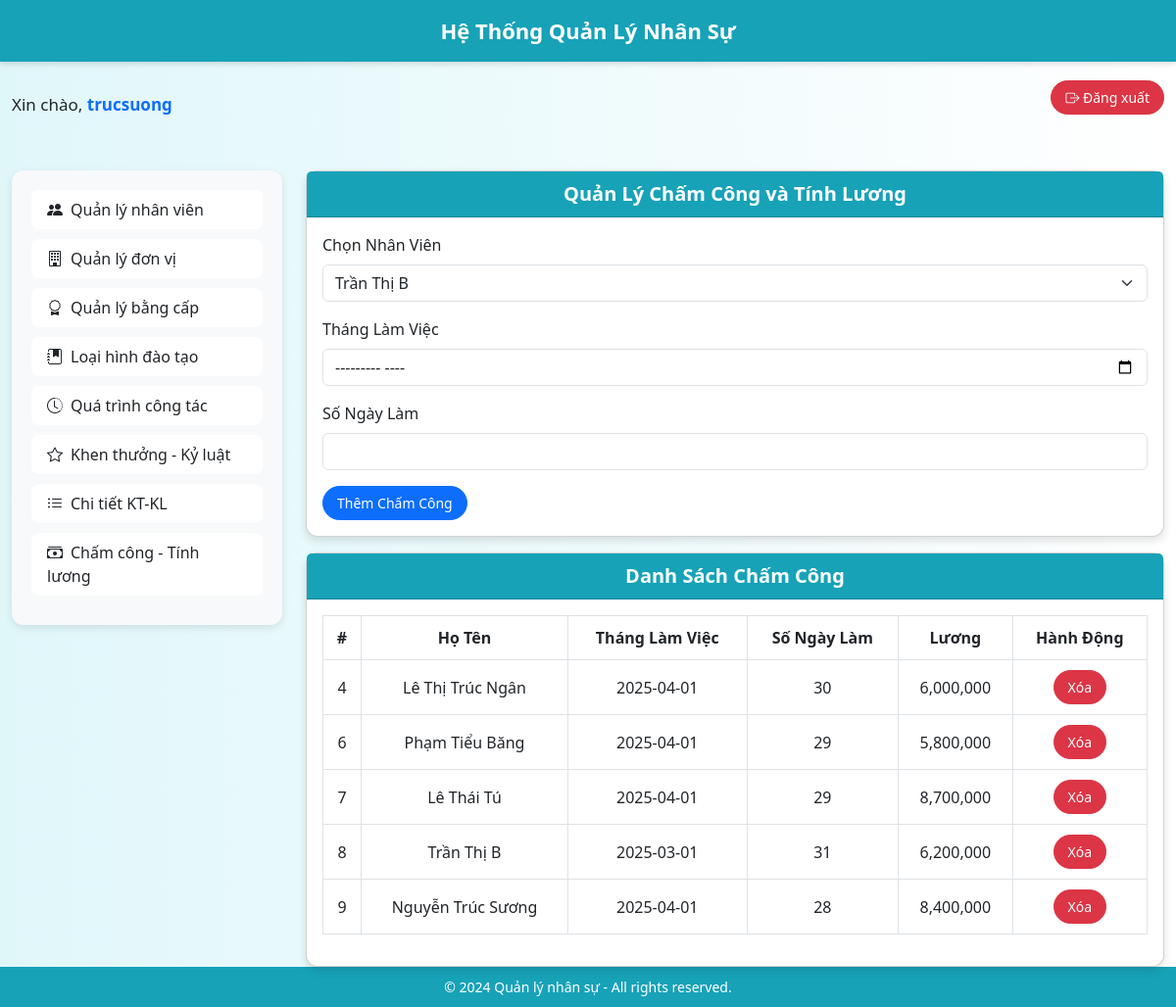
The app's page /admin/quanly_cctlht.php (signed in) with its own data.
### tables this page shows
CREATE TABLE `chamcong` (
  `id` int(11) NOT NULL,
  `id_nhan_vien` int(11) NOT NULL,
  `thang_lam_viec` date NOT NULL,
  `so_ngay_lam` int(11) NOT NULL,
  `luong` decimal(15,2) NOT NULL
);

CREATE TABLE `nhanvien` (
  `id` int(11) NOT NULL,
  `ho_ten` varchar(255) NOT NULL,
  `chuc_vu` varchar(255) NOT NULL,
  `ngay_sinh` date NOT NULL,
  `id_don_vi` int(11) DEFAULT NULL,
  `id_bang_cap` int(11) DEFAULT NULL,
  `dia_chi` varchar(255) DEFAULT NULL,
  `so_dien_thoai` varchar(20) DEFAULT NULL,
  `avatar` varchar(255) NOT NULL,
  `id_chuc_vu` int(11) DEFAULT NULL
);

### admin/quanly_cctlht.php (the view, shortened to what this page needs)
<?php
$conn = new mysqli('localhost', 'root', '', 'quanly_nhansu');
$sql_nhanvien = "SELECT * FROM nhanvien";
$nhanvien_result = $conn->query($sql_nhanvien);
$sql_chamcong = "SELECT chamcong.id, nhanvien.ho_ten, chamcong.thang_lam_viec, chamcong.so_ngay_lam, chamcong.luong
                 FROM chamcong
                 JOIN nhanvien ON chamcong.id_nhan_vien = nhanvien.id";
$chamcong_result = $conn->query($sql_chamcong);
?>
<!DOCTYPE html>
<html lang="vi">
<head>
    <link href="https://cdn.jsdelivr.net/npm/bootstrap@5.3.0-alpha1/dist/css/bootstrap.min.css" rel="stylesheet">
    <link href="https://cdn.jsdelivr.net/npm/bootstrap-icons@1.10.5/font/bootstrap-icons.css" rel="stylesheet">
</head>
<body>
    <div class="header">
        Hệ Thống Quản Lý Nhân Sự
    </div>
    <div class="container mt-3 d-flex justify-content-between align-items-center">
        <div class="greeting">
            Xin chào, <span class="text-primary fw-semibold"><?php echo htmlspecialchars($_SESSION['admin']); ?></span>
        </div>
        <a href="logout.php" class="btn btn-danger"><i class="bi bi-box-arrow-right"></i> Đăng xuất</a>
    </div>
    <div class="container">
        <div class="row mt-4">
            <div class="col-md-3">
                <div class="sidebar">
                    <div class="list-group">
                        <a href="quanly_nhanvien.php" class="list-group-item list-group-item-action"><i
                                class="bi bi-people-fill me-2"></i>Quản lý nhân viên</a>
                        <a href="quanly_donvi.php" class="list-group-item list-group-item-action"><i
                                class="bi bi-building me-2"></i>Quản lý đơn vị</a>
                        <a href="quanly_bangcap.php" class="list-group-item list-group-item-action"><i
                                class="bi bi-award me-2"></i>Quản lý bằng cấp</a>
                        <a href="quanly_lhdt.php" class="list-group-item list-group-item-action"><i
                                class="bi bi-journal-bookmark-fill me-2"></i>Loại hình đào tạo</a>
                        <a href="quanly_qtct.php" class="list-group-item list-group-item-action"><i
                                class="bi bi-clock-history me-2"></i>Quá trình công tác</a>
                        <a href="quanly_dmktkl.php" class="list-group-item list-group-item-action"><i
                                class="bi bi-star me-2"></i>Khen thưởng - Kỷ luật</a>
                        <a href="quanly_ctktkl.php" class="list-group-item list-group-item-action"><i
                                class="bi bi-list-ul me-2"></i>Chi tiết KT-KL</a>
                        <a href="quanly_cctlht.php" class="list-group-item list-group-item-action"><i
                                class="bi bi-cash-stack me-2"></i>Chấm công - Tính lương</a>
                    </div>
                </div>
            </div>
            <div class="col-md-9">
                <div class="card">
                    <div class="card-header">
                        Quản Lý Chấm Công và Tính Lương
                    </div>
                    <div class="card-body">
                        <form method="POST">
                            <div class="mb-3">
                                <label for="id_nhan_vien" class="form-label">Chọn Nhân Viên</label>
                                <select name="id_nhan_vien" class="form-select" required>
                                    <?php
                                    while ($row = $nhanvien_result->fetch_assoc()) {
                                        echo "<option value='" . $row['id'] . "'>" . $row['ho_ten'] . "</option>";
                                    }
                                    ?>
                                </select>
                            </div>
                            <div class="mb-3">
                                <label for="thang_lam_viec" class="form-label">Tháng Làm Việc</label>
                                <input type="month" name="thang_lam_viec" class="form-control" required>
                            </div>
                            <div class="mb-3">
                                <label for="so_ngay_lam" class="form-label">Số Ngày Làm</label>
                                <input type="number" name="so_ngay_lam" class="form-control" required>
                            </div>
                            <button type="submit" class="btn btn-primary">Thêm Chấm Công</button>
                        </form>
                    </div>
                </div>
                <div class="card mt-3">
                    <div class="card-header">
                        Danh Sách Chấm Công
                    </div>
                    <div class="card-body">
                        <table class="table table-bordered table-hover">
                            <thead>
                                <tr>
                                    <th>#</th>
                                    <th>Họ Tên</th>
                                    <th>Tháng Làm Việc</th>
                                    <th>Số Ngày Làm</th>
                                    <th>Lương</th>
                                    <th>Hành Động</th>
                                </tr>
                            </thead>
                            <tbody>
                                <?php while ($row = $chamcong_result->fetch_assoc()) { ?>
                                <tr>
                                    <td><?php echo $row['id']; ?></td>
                                    <td><?php echo $row['ho_ten']; ?></td>
                                    <td><?php echo $row['thang_lam_viec']; ?></td>
                                    <td><?php echo $row['so_ngay_lam']; ?></td>
                                    <td><?php echo number_format($row['luong']); ?></td>
                                    <td><a href="?delete=<?php echo $row['id']; ?>" class="btn btn-danger">Xóa</a></td>
                                </tr>
                                <?php } ?>
                            </tbody>
                        </table>
                    </div>
                </div>
            </div>
        </div>
    </div>
    <div class="footer">
        &copy; 2024 Quản lý nhân sự - All rights reserved.
    </div>
</body>
</html>

### admin/quanly_cctlht.php (style rules this page uses)
html, body { height: 100%; margin: 0; }
body { display: flex; flex-direction: column; background: linear-gradient(to right, #e0f7fa, #ffffff); font-family: 'Segoe UI', sans-serif; }
.header { background-color: #17a2b8; color: white; padding: 15px 0; text-align: center; font-size: 22px; font-weight: 600; box-shadow: 0 2px 6px rgba(0, 0, 0, 0.15); }
.greeting { font-size: 17px; margin-top: 15px; }
.container { max-width: 1200px; margin-top: 30px; flex: 1; }
.sidebar { background-color: #f8f9fa; padding: 20px; border-radius: 12px; box-shadow: 0 3px 8px rgba(0, 0, 0, 0.1); }
.list-group-item { border: none; border-radius: 8px; margin-bottom: 10px; transition: all 0.3s ease; }
.card { border-radius: 12px; box-shadow: 0 4px 10px rgba(0, 0, 0, 0.12); }
.card-header { background-color: #17a2b8; color: white; font-weight: bold; font-size: 20px; text-align: center; }
.table th, .table td { text-align: center; vertical-align: middle; padding: 10px; }
.btn { border-radius: 30px; padding: 6px 14px; font-size: 14px; }
.footer { background-color: #17a2b8; color: white; text-align: center; padding: 10px 0; margin-top: auto; font-size: 14px; }

### records on screen
chamcong: id "4", id_nhan_vien.ho_ten "Lê Thị Trúc Ngân", thang_lam_viec "2025-04-01", so_ngay_lam "30", luong "6,000,000"
chamcong: id "6", id_nhan_vien.ho_ten "Phạm Tiểu Băng", thang_lam_viec "2025-04-01", so_ngay_lam "29", luong "5,800,000"
chamcong: id "7", id_nhan_vien.ho_ten "Lê Thái Tú", thang_lam_viec "2025-04-01", so_ngay_lam "29", luong "8,700,000"
chamcong: id "8", id_nhan_vien.ho_ten "Trần Thị B", thang_lam_viec "2025-03-01", so_ngay_lam "31", luong "6,200,000"
chamcong: id "9", id_nhan_vien.ho_ten "Nguyễn Trúc Sương", thang_lam_viec "2025-04-01", so_ngay_lam "28", luong "8,400,000"

### other values on screen
$_SESSION['admin'] "trucsuong"
form field id_nhan_vien "Trần Thị B"
